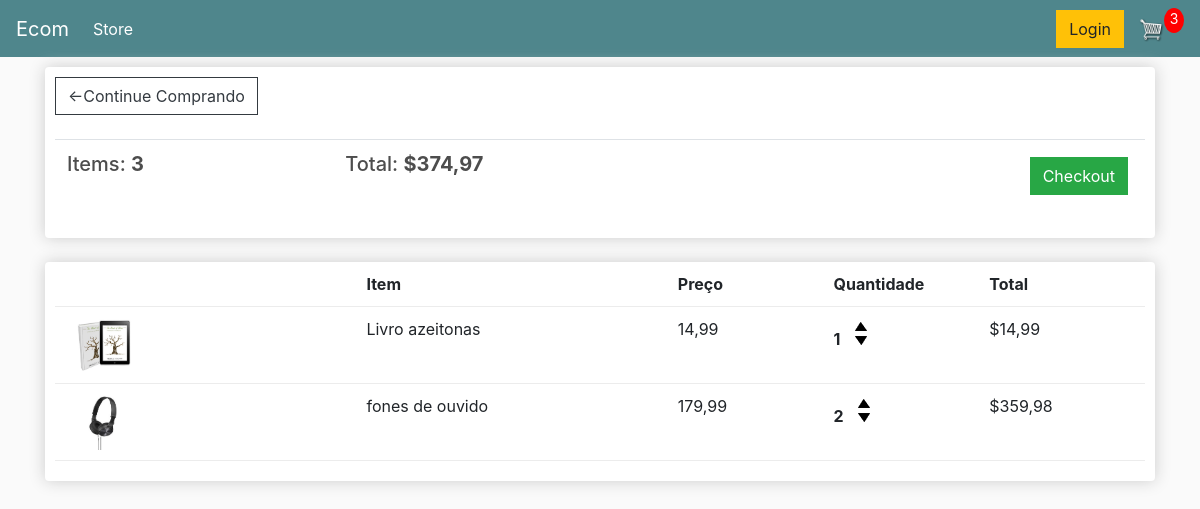
The page /cart/ (signed in) on the database as committed earlier.
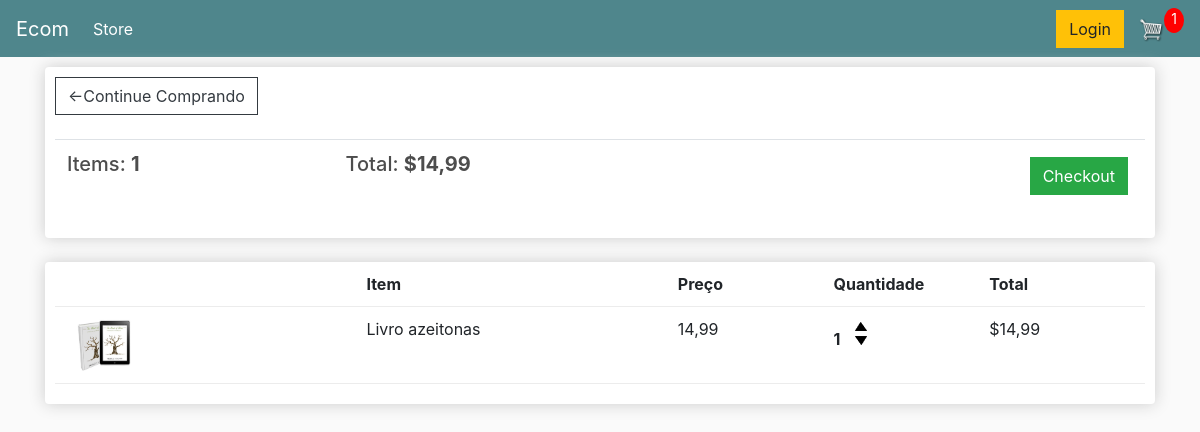
The same page on the database as committed later.
### store/models.py (models this page shows, shortened)
class Pedido(models.Model):
    cliente = models.ForeignKey(Cliente, on_delete=models.SET_NULL, blank=True, null=True)
    data_pedido = models.DateTimeField(auto_now_add=True)
    completo = models.BooleanField(default=False, null=True, blank=False)
    transacao_id = models.CharField(max_length=200, null=True)
    @property
    def get_cart_total(self):
        pedidoitems = self.itempedido_set.all()
        total = sum([item.get_total for item in pedidoitems])
        return total
    @property
    def get_cart_items(self):
        pedidoitems = self.itempedido_set.all()
        total = sum([item.quantidade for item in pedidoitems])
        return total

class ItemPedido(models.Model):
    produto = models.ForeignKey(Produtos, on_delete=models.SET_NULL, blank=True, null=True)
    pedido = models.ForeignKey(Pedido, on_delete=models.SET_NULL, blank=True, null=True)
    quantidade = models.IntegerField(default=0, null=True, blank=True)
    data_adicionado = models.DateTimeField(auto_now_add=True)
    @property
    def get_total(self):
        total = self.produto.preco * self.quantidade
        return total

class Produtos(models.Model):
    name = models.CharField(max_length=200, null=True)
    preco = models.DecimalField(max_digits=7, decimal_places=2)
    digital = models.BooleanField(default=False, null=True, blank=False)
    imagem = models.ImageField(null=True, blank=True)
    @property
    def imagemURL(self):
        try:
            url = self.imagem.url
        except:
            url = ''
        return url

### store/views.py (the view)
# urls.py: path('cart/', cart, name="cart"),
def cart(request):
    data = cartData(request)
    carrinhoItems = data['carrinhoItems']
    pedido = data['pedido']
    items = data['items']
    context = {'items':items, 'pedido':pedido, 'carrinhoItems':carrinhoItems}
    return render(request, 'store/cart.html', context)

### store/utils.py (called while the page is built)
def cartData(request):
    if request.user.is_authenticated:
        cliente = request.user.cliente
        pedido, created = Pedido.objects.get_or_create(cliente=cliente, completo=False)
        items = pedido.itempedido_set.all()
        carrinhoItems = pedido.get_cart_items
    else:
        cookieData = cookieCart(request)
        carrinhoItems = cookieData['carrinhoItems']
        pedido = cookieData['pedido']
        items = cookieData['items']
    return {'carrinhoItems':carrinhoItems, 'pedido':pedido, 'items':items}

### store/templates/store/cart.html
{% extends 'store/main.html' %}
{% load static %}
{% block content %}
<div class="row">
    <div class="col-lg-12">
        <div class="box-element">
            <a class="btn btn-outline-dark" href="{% url 'store' %}">&#x2190;Continue Comprando</a>
            <br>
            <br>
            <table class="table">
                <tr>
                    <th><h5>Items: <strong>{{ pedido.get_cart_items }}</strong></h5></th>
                    <th><h5>Total: <strong>${{ pedido.get_cart_total|floatformat:2 }}</strong></h5></th>
                    <th>
                        <a style="float:right; margin:5px" class="btn btn-success" href="{% url 'checkout' %}">Checkout</a>
                    </th>
                </tr>
            </table>
        </div>
        <br>
        <div class="box-element">
            <div class="cart-row">
                <div style="flex:2"></div>
                <div style="flex:2"><strong>Item</strong></div>
                <div style="flex:1"><strong>Preço</strong></div>
                <div style="flex:1"><strong>Quantidade</strong></div>
                <div style="flex:1"><strong>Total</strong></div>
            </div>
            {% for item in items %}
            <div class="cart-row">
                <div style="flex:2"><img class="row-image" src="{{ item.produto.imagemURL }}"></div>
                <div style="flex:2">{{ item.produto.name }}</div>
                <div style="flex:1">{{ item.produto.preco|floatformat:2  }}</div>
                <div style="flex:1">
                    <p class="quantity">{{ item.quantidade }}</p>
                    <div class="quantity">
                        <img data-produto={{item.produto.id}} data-action="add" class="chg-quantity update-cart" src="{% static  'images/arrow-up.png' %}">
                        <img data-produto={{item.produto.id}} data-action="remove" class="chg-quantity update-cart" src="{% static  'images/arrow-down.png' %}">
                    </div>
                </div>
                <div style="flex:1">${{ item.get_total }}</div>
            </div>
            {% endfor %}
        </div>
    </div>
</div>
{% endblock content %}

Rows that differ between the two databases and show on the page:
no longer on this page (row edited): Pedido: get_cart_items "3", get_cart_total "374,97"
removed ItemPedido: produto.imagemURL (picture), produto.name "fones de ouvido", produto.preco "179,99", quantidade "2", get_total "359,98"
added Pedido: get_cart_items "1", get_cart_total "14,99"
Other text that changed with them:
{{ carrinhoItems }}: "3" → "1"
